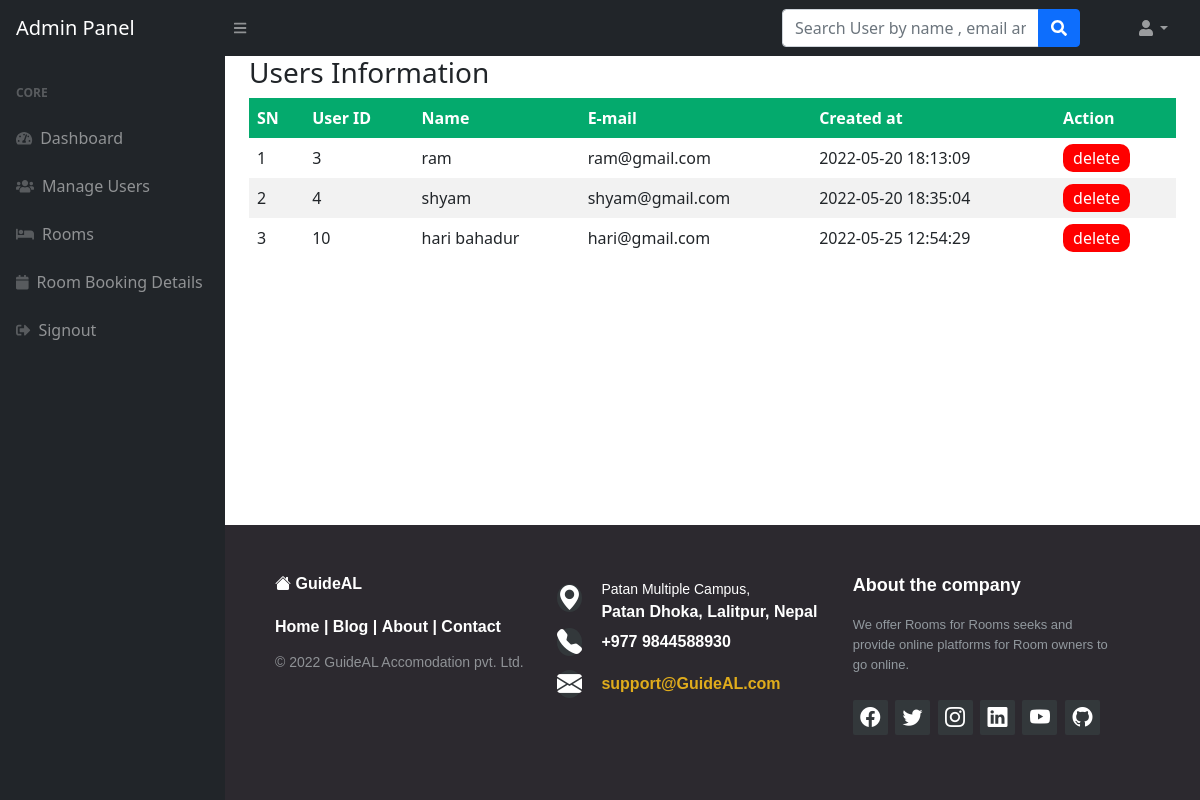
/admin/manage_users.php (signed in), run on the app's committed database.
### tables this page shows
CREATE TABLE `users` (
  `id` int(11) NOT NULL,
  `name` varchar(255) NOT NULL,
  `email` varchar(255) NOT NULL,
  `password` varchar(255) NOT NULL,
  `user_type` varchar(20) NOT NULL DEFAULT 'user',
  `created_at` datetime DEFAULT current_timestamp()
);

### admin/manage_users.php (the view, shortened to what this page needs)
<?php session_start();
include_once('../include/databaseconn.php');
if (strlen($_SESSION['adminid']==0)) {
  header('location:include/logout.php');
  } else{
?>
<!DOCTYPE html>
<html lang="en">
    <head>
        <link href="https://cdn.jsdelivr.net/npm/simple-datatables@latest/dist/style.css" rel="stylesheet" />
        <link href="../styles.css" rel="stylesheet" />
    </head>
    <body class="sb-nav-fixed">
   <?php include_once('include/navbar.php');?>
        <div id="layoutSidenav">
          <?php include_once('include/sidebar.php');?>
            <div id="layoutSidenav_content">
                <main>
                    <div class="container-fluid px-4">
<?php
 $sql = "select id,name,email,created_at from users where user_type='user' order by created_at asc ";
 $result = $connection -> query($sql);
 $data =[];
 if($result -> num_rows > 0){
     while($row = $result -> fetch_assoc()){
         array_push($data, $row);
     }
 }?>
                    <h3>Users Information</h3>
   <table>
         <thread>
             <tr>
                 <th>SN</th>
                 <th>User ID</th>
                 <th>Name</th>
                 <th>E-mail</th>
                 <th>Created at</th>
                 <th>Action</th>
             </tr>
             <tbody>
                 <?php if(count($data) > 0) {?>
                    <?php foreach($data as $key => $record){?>
                 <tr>
                     <td><?php echo  $key + 1;?></td>
                     <td><?php echo $record['id'] ;?></td>
                     <td><?php echo $record['name'] ;?></td>
                     <td><?php echo $record['email'] ;?></td>
                     <td><?php echo $record['created_at'] ;?></td>
                     <td class="action_column">
                        <a href="cancel_booking.php?id=<?php echo $record['id'];?>"
                        class="delete" onclick="return confirm('Are you sure to delete this user!');">delete</a>
                     </td>
                 </tr>
                 <?php };?>
                 <?php } else {?>
                    <tr>
                        <td colspan="6">NO categories found in database</td>
                    </tr>
                    <?php };?>
             </tbody>
         </thread>
     </table>
                    </div>
                </main>
             <?php include_once('../include/footer.php'); ?>
    </body>
</html>
<?php } ?>

### admin/manage_users.php (style rules this page uses)
table { border-collapse: collapse; width: 100%; }
th, td { text-align: left; padding: 8px; }
tr:nth-child(even) { background-color: #f2f2f2; }
th { background-color: #04AA6D; color: white; }
.action_column a { color: white; border: none; border-radius: 10px; padding: 3px 10px; text-decoration: none; }
.action_column a.delete { background-color: red; }

### data on the page
users: id "3", name "ram", email "ram@gmail.com", created_at "2022-05-20 18:13:09"
users: id "4", name "shyam", email "shyam@gmail.com", created_at "2022-05-20 18:35:04"
users: id "10", name "hari bahadur", email "hari@gmail.com", created_at "2022-05-25 12:54:29"
